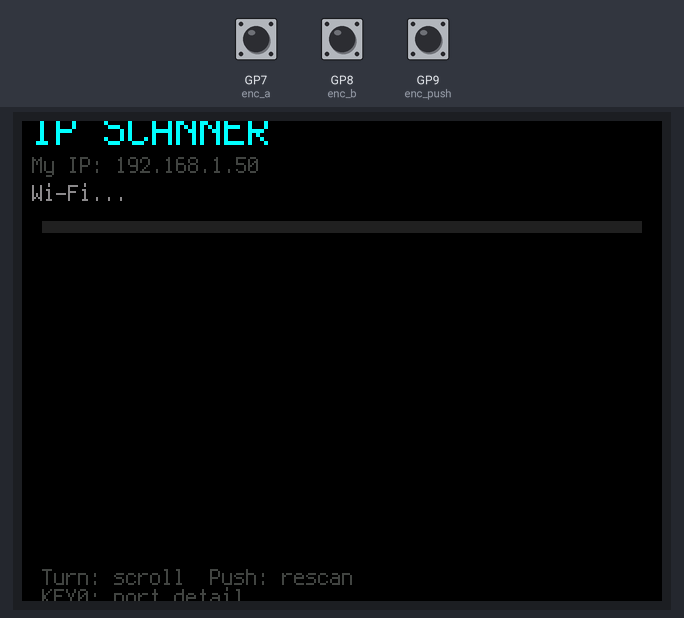
Recording of a program running on a simulated Raspberry Pi Pico running CircuitPython. On the bench: 320×240 colour display. Inputs (shaded band) come from the test bench; at power-on: GP9 (enc_push) HIGH, GP7 (enc_a) HIGH, GP8 (enc_b) HIGH. Values from a settings file that is not in the repository are placeholders; library files of the repository ran but are not shown: adafruit_st7789.py; what the program prints to the serial console is not drawn.

Above: at 2.7 s.
2.8 s: GP9 (enc_push) pulled LOW for 0.15 s
At 3.28 s:
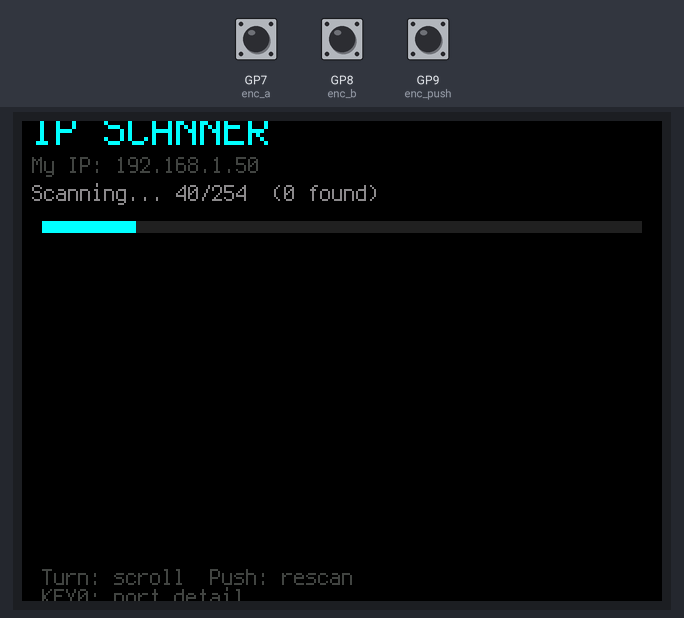
At 3.7 s:
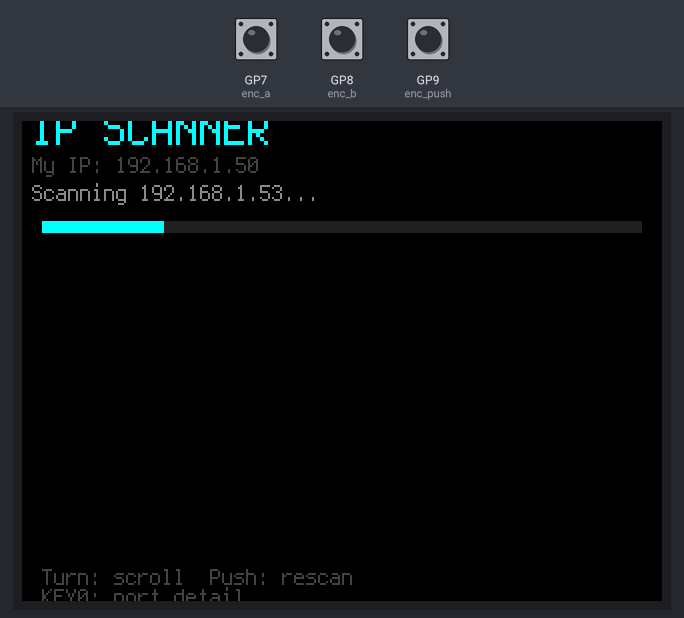
Timing chart, 0 to 5.8 s (numbered marks = the images above; inputs shaded):
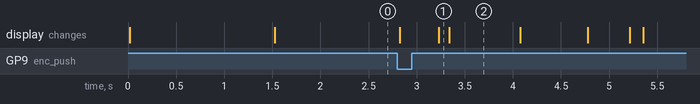

Measured:
- what the display in image 2 shows lasts 0.8 s, from 3.3 s to 4.1 s

The program:

ip_scanner.py
```python
# Pico 2W — IP Network Scanner
# ================================================================
# Scans local network for active hosts and open ports.
# UI via ST7789 TFT + EC11 encoder.
#
# Features:
#   - Scans /24 subnet for active hosts
#   - Checks common ports: 22(SSH), 80(HTTP), 443(HTTPS), 8080
#   - Shows IP, hostname (if available), open ports
#   - Progress bar during scan
#   - Scroll through results via encoder
#   - Push to rescan, KEY0 for port detail toggle
#
# Pinout:
#   TFT:   SCK=GP2, MOSI=GP3, CS=GP4, DC=GP5, RES=GP6
#   EC11:  A=GP7, B=GP8, Push=GP9
#   KEY0:  GP13
# ================================================================

import time
import board
import busio
import displayio
import terminalio
import digitalio
import wifi
import socketpool
import struct
from fourwire import FourWire
from adafruit_st7789 import ST7789
from adafruit_display_text import label
import wifi_config

# ── Pin Assignments ────────────────────────────────────────────────────
TFT_SCK  = board.GP2
TFT_MOSI = board.GP3
TFT_CS   = board.GP4
TFT_DC   = board.GP5
TFT_RES  = board.GP6

ENC_A    = board.GP7
ENC_B    = board.GP8
ENC_PUSH = board.GP9
KEY0     = board.GP13

WIDTH  = 320
HEIGHT = 240

# ── Colours ─────────────────────────────────────────────────────────────
WHITE    = 0xFFFFFF
CYAN     = 0x00FFFF
GREEN    = 0x00FF00
YELLOW   = 0xFFDD00
ORANGE   = 0xFF8800
GRAY     = 0x888888
DIM_GRAY = 0x444444
RED      = 0xFF4444

# ── Scan ports ──────────────────────────────────────────────────────────
SCAN_PORTS = [22, 80, 443, 8080]
PORT_NAMES = {22: "SSH", 80: "HTTP", 443: "HTTPS", 8080: "HTTP-alt"}
PORT_TIMEOUT = 0.1  # seconds per port check (100ms for LAN)

# ══════════════════════════════════════════════════════════════════════
#  1. Init TFT Display
# ══════════════════════════════════════════════════════════════════════
print("Init TFT...")
displayio.release_displays()
spi = busio.SPI(clock=TFT_SCK, MOSI=TFT_MOSI)
display_bus = FourWire(spi, command=TFT_DC, chip_select=TFT_CS, reset=TFT_RES)
display = ST7789(display_bus, width=WIDTH, height=HEIGHT, rotation=270)

# ══════════════════════════════════════════════════════════════════════
#  2. Init Encoder + KEY0
# ══════════════════════════════════════════════════════════════════════
print("Init encoder...")
enc_a = digitalio.DigitalInOut(ENC_A)
enc_a.direction = digitalio.Direction.INPUT
enc_a.pull = digitalio.Pull.UP

enc_b = digitalio.DigitalInOut(ENC_B)
enc_b.direction = digitalio.Direction.INPUT
enc_b.pull = digitalio.Pull.UP

enc_push = digitalio.DigitalInOut(ENC_PUSH)
enc_push.direction = digitalio.Direction.INPUT
enc_push.pull = digitalio.Pull.UP

key0 = digitalio.DigitalInOut(KEY0)
key0.direction = digitalio.Direction.INPUT
key0.pull = digitalio.Pull.UP

TRANS_TABLE = {
    (0, 1): 1,   (0, 2): -1, (1, 0): -1,  (1, 3): 1,
    (2, 0): 1,   (2, 3): -1, (3, 1): -1,  (3, 2): 1,
}
enc_s = (enc_a.value << 1) | enc_b.value
enc_last_s = enc_s
enc_cnt = 0
enc_push_prev = enc_push.value
key0_prev = key0.value
last_rot_t = 0
last_push_t = 0
last_key0_t = 0
ROT_DB = 0.01
PUSH_DB = 0.3

def read_enc():
    global enc_last_s, enc_cnt, enc_push_prev, key0_prev
    global last_rot_t, last_push_t, last_key0_t
    now = time.monotonic()
    a, b = enc_a.value, enc_b.value
    cs = (a << 1) | b
    if cs != enc_last_s:
        d = TRANS_TABLE.get((enc_last_s, cs), 0)
        enc_last_s = cs
        if d:
            enc_cnt += d
            if abs(enc_cnt) >= 4:
                enc_cnt = 0
                if (now - last_rot_t) > ROT_DB:
                    last_rot_t = now
                    return d
    pv = enc_push.value
    if pv != enc_push_prev:
        enc_push_prev = pv
        if not pv and (now - last_push_t) > PUSH_DB:
            last_push_t = now
            return 99
    k0 = key0.value
    if k0 != key0_prev:
        key0_prev = k0
        if not k0 and (now - last_key0_t) > PUSH_DB:
            last_key0_t = now
            return 98
    return 0

# ══════════════════════════════════════════════════════════════════════
#  3. Build UI Layout
# ══════════════════════════════════════════════════════════════════════

def L(text, x, y, color=WHITE, scale=1):
    return label.Label(terminalio.FONT, text=text, color=color, x=x, y=y, scale=scale)

g = displayio.Group()

# Title
g.append(L("IP SCANNER", 5, 4, CYAN, scale=2))

# Our IP
ip_label = L("", 5, 22, DIM_GRAY, scale=1)
g.append(ip_label)

# Progress / status
status_label = L("", 5, 36, GRAY, scale=1)
g.append(status_label)

# Progress bar
PROG_BAR_X = 10
PROG_BAR_Y = 50
PROG_BAR_W = 300
PROG_BAR_H = 6
prog_bitmap = displayio.Bitmap(PROG_BAR_W, PROG_BAR_H, 2)
prog_palette = displayio.Palette(2)
prog_palette[0] = 0x222222
prog_palette[1] = CYAN
prog_sprite = displayio.TileGrid(prog_bitmap, pixel_shader=prog_palette, x=PROG_BAR_X, y=PROG_BAR_Y)
g.append(prog_sprite)

# Scrollable results (y=62 to y=218, ~11 lines)
MAX_RESULT_LINES = 11
result_lines = []
for i in range(MAX_RESULT_LINES):
    line = L("", 5, 62 + i * 14, WHITE, scale=1)
    g.append(line)
    result_lines.append(line)

# Hints
g.append(L("Turn: scroll  Push: rescan", 10, 228, DIM_GRAY, scale=1))
g.append(L("KEY0: port detail", 10, 238, DIM_GRAY, scale=1))

display.root_group = g
print("TFT ready.")

# ══════════════════════════════════════════════════════════════════════
#  4. Wi-Fi + Scanner
# ══════════════════════════════════════════════════════════════════════

def draw_progress(fraction):
    """Draw progress bar. fraction = 0.0 to 1.0"""
    filled = int(PROG_BAR_W * fraction)
    for x in range(PROG_BAR_W):
        for y in range(PROG_BAR_H):
            prog_bitmap[x, y] = 1 if x < filled else 0

def ip_to_str(ip_int):
    """Convert integer IP to string."""
    return f"{(ip_int>>24)&255}.{(ip_int>>16)&255}.{(ip_int>>8)&255}.{ip_int&255}"

def str_to_ip(s):
    """Convert string IP to integer."""
    parts = [int(x) for x in s.split('.')]
    return (parts[0]<<24) | (parts[1]<<16) | (parts[2]<<8) | parts[3]

def scan_network():
    """Scan the local subnet for active hosts and open ports.
    Returns list of (ip_str, [open_ports])."""
    global status_label

    my_ip = wifi.radio.ipv4_address
    ip_int = str_to_ip(str(my_ip))
    subnet_base = ip_int & 0xFFFFFF00  # /24 subnet
    my_last_octet = ip_int & 0xFF

    hosts = []
    scan_count = 254  # .1 to .254
    checked = 0

    pool = socketpool.SocketPool(wifi.radio)

    for last in range(1, 255):
        if last == my_last_octet:
            checked += 1
            continue  # skip our own IP

        target_ip = subnet_base | last
        ip_str = ip_to_str(target_ip)

        # Show progress
        status_label.text = f"Scanning {ip_str}..."
        progress = checked / scan_count
        if int(progress * 100) % 5 == 0:
            draw_progress(progress)

        open_ports = []

        # Check each common port
        for port in SCAN_PORTS:
            try:
                sock = pool.socket(pool.AF_INET, pool.SOCK_STREAM)
                sock.settimeout(PORT_TIMEOUT)
                result = sock.connect_ex((ip_str, port))
                sock.close()
                if result == 0:
                    open_ports.append(port)
            except Exception:
                pass

        if open_ports:
            hosts.append((ip_str, open_ports))
            # Show on display immediately
            update_display()

        checked += 1

        # Update progress bar every 10 IPs
        if checked % 10 == 0:
            status_label.text = f"Scanning... {checked}/254  ({len(hosts)} found)"
            draw_progress(checked / 254)

    # Sort by IP
    hosts.sort(key=lambda h: str_to_ip(h[0]))
    return hosts

def run_scan():
    """Run the IP scan and update display."""
    global scan_results, scroll_pos
    scanning = True
    scroll_pos = 0
    status_label.text = "Scanning..."
    draw_progress(0)

    scan_results = scan_network()

    status_label.text = f"{len(scan_results)} hosts found"
    draw_progress(1)
    scanning = False
    update_display()

def update_display():
    """Refresh the display results."""
    global scroll_pos, scan_results
    n = len(scan_results)

    # Update IP display
    ip_label.text = f"My IP: {wifi.radio.ipv4_address}"

    # Adjust scroll
    max_pos = max(0, n - MAX_RESULT_LINES)
    if scroll_pos > max_pos: scroll_pos = max_pos
    if scroll_pos < 0: scroll_pos = 0

    # Render lines
    for i, line in enumerate(result_lines):
        idx = scroll_pos + i
        if idx < n:
            ip_str, ports = scan_results[idx]
            # Build port string
            port_strs = []
            for p in ports:
                name = PORT_NAMES.get(p, str(p))
                port_strs.append(name)
            ports_str = ",".join(port_strs) if port_strs else "?"

            # Format: "192.168.1.X  SSH,HTTP"
            # Color by number of ports
            if len(ports) >= 3:
                c = GREEN
            elif len(ports) >= 1:
                c = YELLOW
            else:
                c = GRAY

            line.color = c
            # Format nicely
            ip_short = ip_str  # full IP
            line.text = f"{idx+1:<2} {ip_short:<15} {ports_str}"
        else:
            line.text = ""
            line.color = GRAY

# ══════════════════════════════════════════════════════════════════════
#  5. Main Loop
# ══════════════════════════════════════════════════════════════════════

print("Connecting to Wi-Fi...")
status_label.text = "Wi-Fi..."
ip_label.text = "Connecting..."
wifi_ok = False
for attempt in range(5):
    try:
        wifi.radio.connect(wifi_config.SSID, wifi_config.PASSWORD)
        print(f"OK: {wifi.radio.ipv4_address}")
        ip_label.text = f"My IP: {wifi.radio.ipv4_address}"
        wifi_ok = True
        break
    except Exception as e:
        print(f"Wi-Fi try {attempt+1}: {e}")
        time.sleep(2)

if not wifi_ok:
    status_label.text = "Wi-Fi FAIL"
    print("Wi-Fi failed")

# Initial state
scan_results = []
scroll_pos = 0
update_display()

print("Starting. Push to scan, KEY0 for port detail.")
last_scan_time = 0

while True:
    ev = read_enc()

    if ev == 1:  # CW - scroll down
        scroll_pos += 1
        max_pos = max(0, len(scan_results) - MAX_RESULT_LINES)
        if scroll_pos > max_pos: scroll_pos = max_pos
        update_display()

    elif ev == -1:  # CCW - scroll up
        scroll_pos -= 1
        if scroll_pos < 0: scroll_pos = 0
        update_display()

    elif ev == 99:  # Push - run scan
        if len(scan_results) == 0 or (time.monotonic() - last_scan_time) > 2:
            run_scan()
            last_scan_time = time.monotonic()

    elif ev == 98:  # KEY0 - cycle port detail mode (placeholder)
        pass

    # Auto-scan on first run
    if len(scan_results) == 0 and wifi_ok and (time.monotonic() > 5):
        run_scan()
        last_scan_time = time.monotonic()

    time.sleep(0.01)
```
